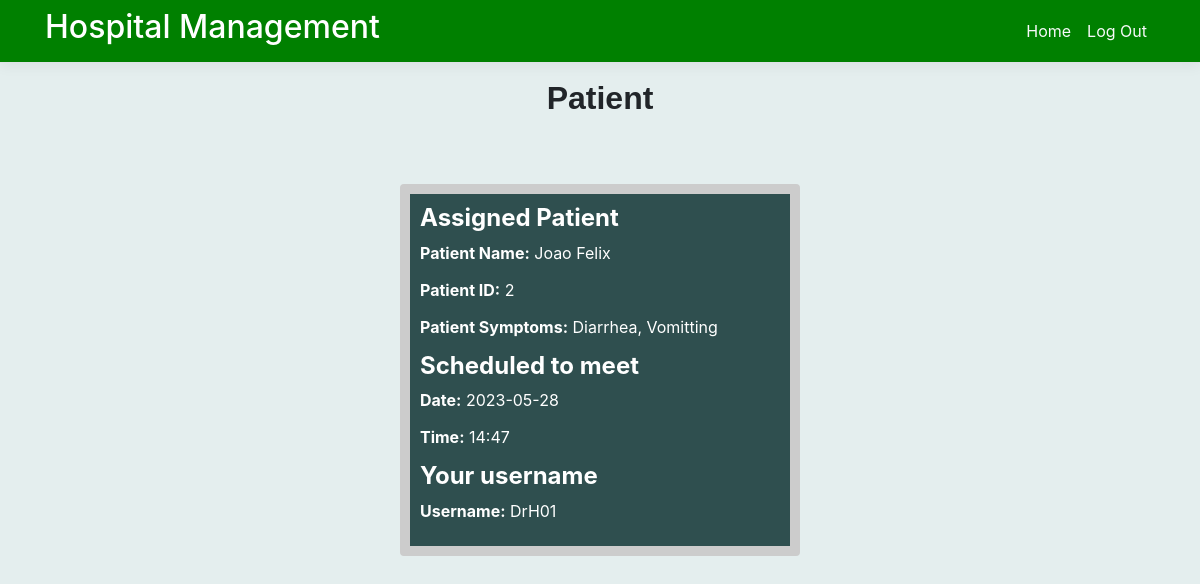
The page /nurseAssigned.php (signed in) on the database its author committed.
### tables this page shows
CREATE TABLE Assigned_patient (
    patient_id int,
    staff_id text(255), username text(255),
    FOREIgn KEY (patient_id) REFERENCES Patient_details(patient_id),
    FOREIGN KEY (staff_id) REFERENCES Staff_details(staff_id)
 
);

CREATE TABLE Patient_details (
    patient_id int,
    fname text(255),
    lname text(255),
    datebirth text(255), symptoms text(255), diagnosis text(255), lab_test_result text(255),
    PRIMARY KEY (patient_id)
);

CREATE TABLE Appointment_details (
    appointment_id int,
    date text(255),
    time text(255),
    patient_id int,
    PRIMARY KEY (appointment_id),
    FOREIGN KEY (patient_id) REFERENCES Patient_details(patient_id)
);

CREATE TABLE Staff_details (
    staff_id int,
    username text(255),
    fname text(255),
    lname text(255),
    datebirth text(255),
    email text(255),
    pwd text(255), role text(255), status text(255),
    PRIMARY KEY (staff_id)
);

### patientAssignedSQL.php (called while the page is built)
<?php
function getAssigned()
{
    $db = new SQLITE3("C:\\xampp\\htdocs\\hospital_project\\hospital_database.db");
    $sql = "SELECT * FROM Assigned_patient JOIN Staff_details ON Assigned_Patient.staff_id = Staff_details.staff_id JOIN Appointment_details ON Assigned_Patient.patient_id = Appointment_details.patient_id JOIN Patient_details ON Assigned_Patient.patient_id = Patient_details.patient_id" ;
    $stmt = $db->prepare($sql);
    $result = $stmt->execute();
    while ($row = $result->fetchArray()) {
        $arrayResult[] = $row;
    }
    return $arrayResult;
}

### nurseAssigned.php (the view, shortened to what this page needs)
<?php
require("innerNavbar.php");
include_once("patientAssignedSQL.php");
$user = getAssigned();
$username = $_SESSION['username'];
?>
<div class="container pb-5">
    <main role="main" class="pb-3">
        <h2 style="font-family: 'Trebuchet MS', sans-serif; text-align: center;"> <strong>Patient</strong> </h2>
        <br>
        <br>
        <?php
        for ($i = 0; $i < count($user); $i++) :
            if ($user[$i]['username'] == $username) :
        ?>
                <div class="row">
                    <div class="col-14" style="margin: 0 auto;">
                        <div class="card">
                            <h4><strong>Assigned Patient</strong></h4>
                            <p><label>Patient Name:</label> <?php echo $user[$i]['fname'] . ' ' . $user[$i]['lname']; ?></p>
                            <p><label>Patient ID:</label> <?php echo $user[$i]['patient_id']; ?></p>
                            <p><label>Patient Symptoms:</label> <?php echo $user[$i]['symptoms']; ?></p>
                            <h4><strong>Scheduled to meet</strong></h4>
                            <p><label>Date:</label> <?php echo $user[$i]['date']; ?></p>
                            <p><label>Time:</label> <?php echo $user[$i]['time']; ?></p>
                            <h4><strong>Your username</strong></h4>
                            <p><label>Username:</label> <?php echo $user[$i]['username']; ?></p>
                        </div>
                    </div>
                </div>
        <?php
            endif;
        endfor; ?>
    </main>
</div>

### site.css (style rules this page uses)
html { font-size: 14px; }
@media (min-width: 768px) { html { font-size: 16px; } }
html { position: relative; min-height: 100%; }
body { margin-bottom: 60px; }
.bgColor { background-color: #e4eeee; }
.container { min-height: 100%; }

### nurseAssigned.php (style rules this page uses)
.card { border: 10px solid #ccc; border-radius: 4px; margin: 10px; padding: 10px; width: 400px; background-color: darkslategray; color: white; }
.card h4 { margin-top: 0; }
.card p { margin-bottom: 5px; }
.card label { font-weight: bold; }

### rows shown on the page
assigned_patient: patient.fname "Joao", patient.lname "Felix", patient.patient_id "2", patient.symptoms "Diarrhea, Vomitting", appointment_details.date "2023-05-28", appointment_details.time "14:47", staff.username "DrH01"
